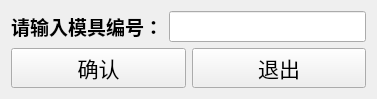
<?xml version="1.0" encoding="UTF-8"?>
<ui version="4.0">
 <class>Form</class>
 <widget class="QWidget" name="Form">
  <property name="geometry">
   <rect>
    <x>0</x>
    <y>0</y>
    <width>377</width>
    <height>85</height>
   </rect>
  </property>
  <property name="windowTitle">
   <string>输入模具编号</string>
  </property>
  <layout class="QVBoxLayout" name="verticalLayout">
   <item>
    <layout class="QFormLayout" name="formLayout">
     <item row="0" column="0">
      <widget class="QLabel" name="label">
       <property name="font">
        <font>
         <pointsize>14</pointsize>
         <weight>75</weight>
         <bold>true</bold>
        </font>
       </property>
       <property name="text">
        <string>请输入模具编号：</string>
       </property>
      </widget>
     </item>
     <item row="0" column="1">
      <widget class="QLineEdit" name="lineEdit">
       <property name="font">
        <font>
         <pointsize>14</pointsize>
        </font>
       </property>
      </widget>
     </item>
    </layout>
   </item>
   <item>
    <layout class="QHBoxLayout" name="horizontalLayout">
     <item>
      <widget class="QPushButton" name="ok">
       <property name="font">
        <font>
         <pointsize>16</pointsize>
        </font>
       </property>
       <property name="text">
        <string>确认</string>
       </property>
      </widget>
     </item>
     <item>
      <widget class="QPushButton" name="exit">
       <property name="font">
        <font>
         <pointsize>16</pointsize>
        </font>
       </property>
       <property name="text">
        <string>退出</string>
       </property>
      </widget>
     </item>
    </layout>
   </item>
  </layout>
 </widget>
 <resources/>
 <connections/>
</ui>
